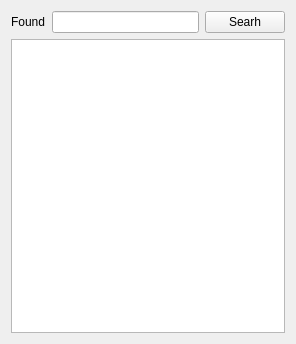
<?xml version="1.0" encoding="UTF-8"?>
<ui version="4.0">
 <class>ZContactListWidget</class>
 <widget class="QWidget" name="ZContactListWidget">
  <property name="geometry">
   <rect>
    <x>0</x>
    <y>0</y>
    <width>296</width>
    <height>344</height>
   </rect>
  </property>
  <property name="windowTitle">
   <string>Form</string>
  </property>
  <layout class="QVBoxLayout" name="verticalLayout">
   <item>
    <layout class="QHBoxLayout" name="horizontalLayout">
     <item>
      <widget class="QLabel" name="label">
       <property name="text">
        <string>Found</string>
       </property>
      </widget>
     </item>
     <item>
      <widget class="QLineEdit" name="lineEdit"/>
     </item>
     <item>
      <widget class="QPushButton" name="btnSearh">
       <property name="text">
        <string>Searh</string>
       </property>
      </widget>
     </item>
    </layout>
   </item>
   <item>
    <widget class="QListWidget" name="listWidget"/>
   </item>
  </layout>
 </widget>
 <resources/>
 <connections/>
</ui>
